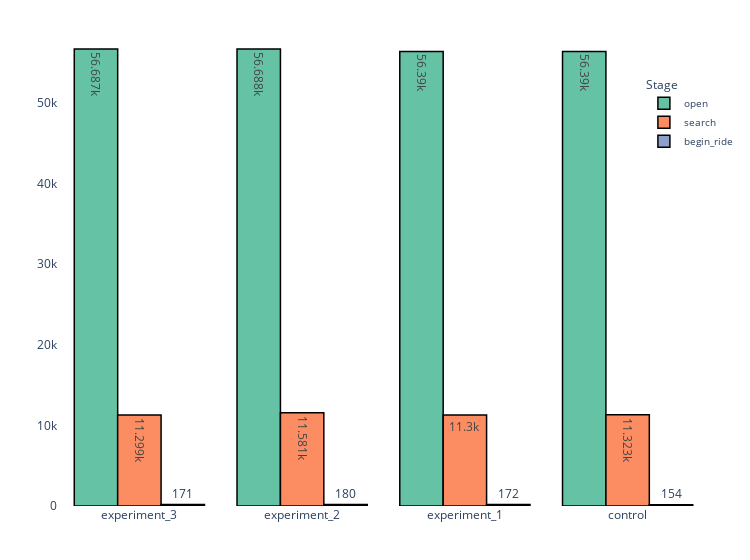

The cell this chart's notebook holds for it:
### Code cell
# Display Funnel Chart

fig = px.bar(event_funnel, 
             x="experiment_group", y="event_clicks", 
             color="event_type", 
             color_discrete_sequence=px.colors.qualitative.Set2,         
             barmode='group',
             text_auto=True)
fig.update_layout(
    width=750,
    showlegend=True,
    plot_bgcolor='white',
    margin=dict(l=25, r=25, t=25, b=25),
    legend=dict(        
        title='Stage',  # Add a title for the legend
        font = dict(size=10),
        x=0.9,  # Adjust the x position of the legend
        y=0.9,  # Adjust the y position of the legend
        bgcolor='rgba(255,255,255,0.5)'  # Optional: Add background color to the legend (with some transparency)
    )     
)
fig.update_xaxes(title_text=' ')  # Update x-axis title
fig.update_yaxes(title_text=' ')  # Update y-axis title
fig.update_traces(marker_line_color='black',  # Set border color
                  marker_line_width=1.5)  
fig.show()

### Figure 1 — Plotly figure (JSON) as saved in the notebook; plotly's stock layout.template omitted (floating-point values rounded to 4 significant figures)
{"data": [{"alignmentgroup": "True", "hovertemplate": "event_type=open<br>experiment_group=%{x}<br>event_clicks=%{y}<extra></extra>", "legendgroup": "open", "marker": {"color": "rgb(102,194,165)", "line": {"color": "black", "width": 1.5}, "pattern": {"shape": ""}}, "name": "open", "offsetgroup": "open", "orientation": "v", "showlegend": true, "textposition": "auto", "texttemplate": "%{y}", "type": "bar", "x": ["experiment_3", "experiment_2", "experiment_1", "control"], "xaxis": "x", "y": [56687, 56688, 56390, 56390], "yaxis": "y"}, {"alignmentgroup": "True", "hovertemplate": "event_type=search<br>experiment_group=%{x}<br>event_clicks=%{y}<extra></extra>", "legendgroup": "search", "marker": {"color": "rgb(252,141,98)", "line": {"color": "black", "width": 1.5}, "pattern": {"shape": ""}}, "name": "search", "offsetgroup": "search", "orientation": "v", "showlegend": true, "textposition": "auto", "texttemplate": "%{y}", "type": "bar", "x": ["experiment_3", "experiment_2", "experiment_1", "control"], "xaxis": "x", "y": [11299, 11581, 11300, 11323], "yaxis": "y"}, {"alignmentgroup": "True", "hovertemplate": "event_type=begin_ride<br>experiment_group=%{x}<br>event_clicks=%{y}<extra></extra>", "legendgroup": "begin_ride", "marker": {"color": "rgb(141,160,203)", "line": {"color": "black", "width": 1.5}, "pattern": {"shape": ""}}, "name": "begin_ride", "offsetgroup": "begin_ride", "orientation": "v", "showlegend": true, "textposition": "auto", "texttemplate": "%{y}", "type": "bar", "x": ["experiment_3", "experiment_2", "experiment_1", "control"], "xaxis": "x", "y": [171, 180, 172, 154], "yaxis": "y"}], "layout": {"barmode": "group", "legend": {"bgcolor": "rgba(255,255,255,0.5)", "font": {"size": 10}, "title": {"text": "Stage"}, "tracegroupgap": 0, "x": 0.9, "y": 0.9}, "margin": {"b": 25, "l": 25, "r": 25, "t": 25}, "plot_bgcolor": "white", "showlegend": true, "width": 750, "xaxis": {"anchor": "y", "domain": [0, 1], "title": {"text": " "}}, "yaxis": {"anchor": "x", "domain": [0, 1], "title": {"text": " "}}}}
